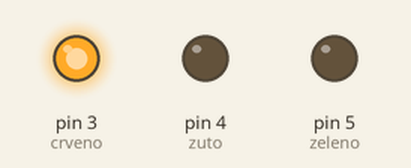
Simulated run of this sketch. Board: Arduino Uno, built with avr-gcc and run on an emulated ATmega328P. Shown: output pins drawn as LEDs (lit = HIGH).

Above: at 0.2 s.
At 31.93 s:
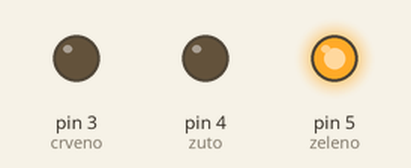
At 65.2 s:
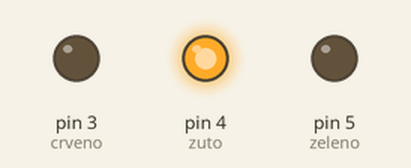
Timing chart, 0 to 65.8 s (numbered marks = the images above):
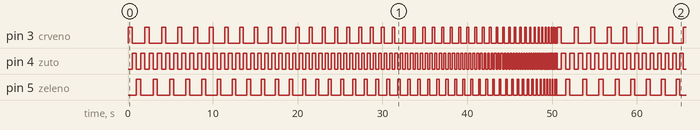

Measured:
- by itself, pin 3 (crveno), pin 5 (zeleno): moves between LOW and HIGH, repeating every 50.6 s
- by itself, pin 4 (zuto): moves between LOW and HIGH, repeating every 49.9 s
- by itself, everything shown: repeats every 50.6 s, in 205 steps

The sketch:

zad_2.ino
```cpp
/* vjezba 02a */
#define crveno 3
#define zuto 4
#define zeleno 5
int b=500;

void setup() {
  // put your setup code here, to run once:
 pinMode(crveno, OUTPUT);
 pinMode(zuto, OUTPUT);
 pinMode(zeleno, OUTPUT);

}

void loop() {

  digitalWrite(crveno, HIGH);
  delay(b);
  digitalWrite(crveno, LOW);

  digitalWrite(zuto, HIGH);
  delay(b);
  digitalWrite(zuto, LOW);

  digitalWrite(zeleno, HIGH);
  delay(b);
  digitalWrite(zeleno, LOW);

  digitalWrite(zuto, HIGH);
  delay(b);
  digitalWrite(zuto, LOW);

  b=b-10;
  if(b==40)b=500;
}
```
